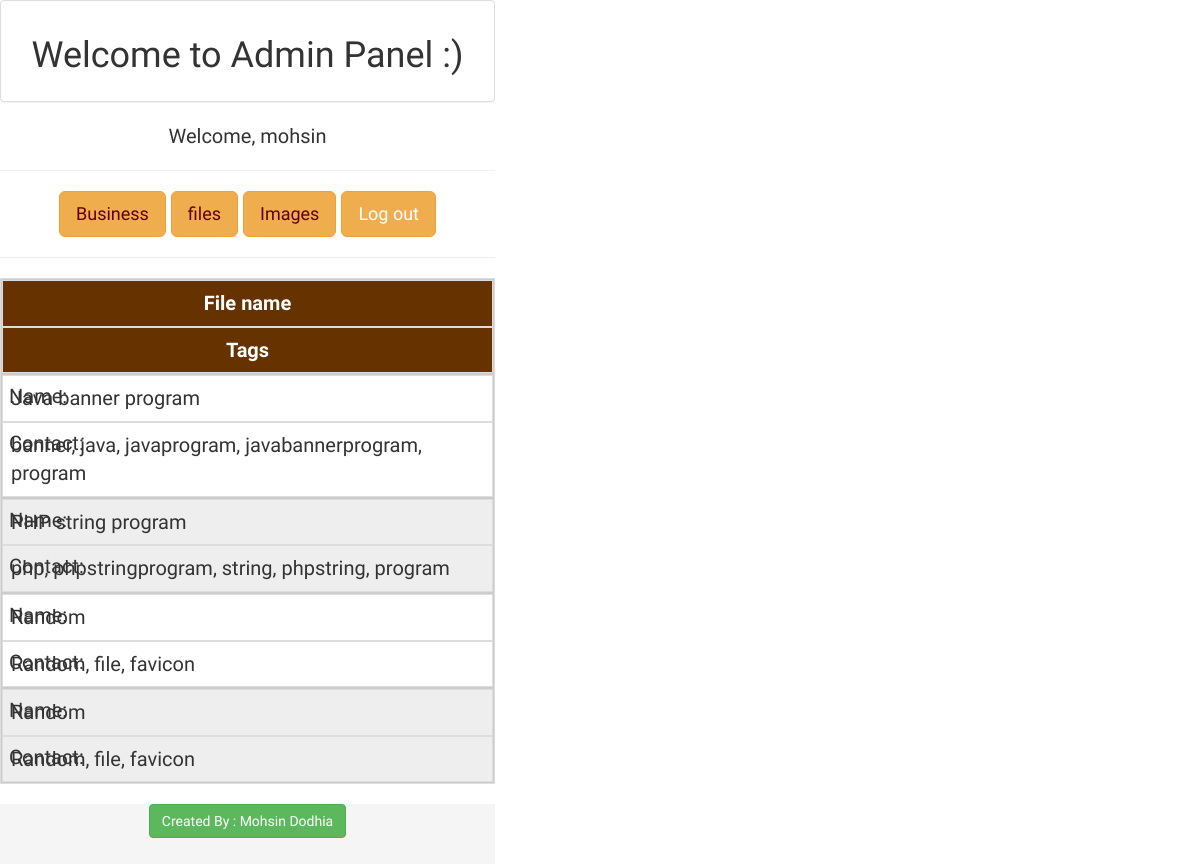
The app's page /adminpanel/files/list.php (signed in) with its own data.
### tables this page shows
CREATE TABLE `files` (
  `f_name` varchar(200) NOT NULL,
  `f_tags` varchar(200) NOT NULL,
  `file_name` varchar(200) NOT NULL,
  `type` varchar(200) NOT NULL,
  `file_path` varchar(200) NOT NULL
);

### adminpanel/files/list.php (the view)
<?php include("header.php"); ?> <center>
<table class='table table-bordered'>
<tr><th>File name</th>
<th>Tags</th> </tr>
<?php
include("../dbinfo.php");
$sql = "SELECT * from files";
$result = $conn->query($sql);
if ($result->num_rows > 0) {
    while($row = $result->fetch_assoc()) {
		echo"<tr><td>" . $row["f_name"]. "   </td>";
		echo"<td>  " . $row["f_tags"]." </td> </tr>";
    }
} else {
    echo "0 results";
}
?></table>
<?php include("../footer.php"); ?>

### adminpanel/files/header.php (shortened to what this page needs)
<!DOCTYPE html>
<html lang="en">
  <head>
    <link href="css/bootstrap.min.css" rel="stylesheet">
	<link rel="stylesheet" href="css/properstyle.css">
  </head>
  <body>
    <div id="wrap">
<center>
<div class="panel panel-default"> <div class="panel-body">
<h1>Welcome to Admin Panel :) </h1>
</div>
</div>
Welcome, <?php echo $_SESSION['admin_name']; ?><hr>
<a href="../business" class="btn btn-warning btn-lg" role="button">Business</a>
<a href="../files" class="btn btn-warning btn-lg" role="button">files</a>
<a href="../pictures" class="btn btn-warning btn-lg" role="button">Images</a>
 <a href='logout.php'><button type="button" class="btn btn-warning btn-lg" >Log out</button></a></h3>
<hr></center>

### adminpanel/footer.php
</div></div>
<div id="footer">
<center><a href="#"><button type="button" class="btn btn-success">Created By : Mohsin Dodhia</button></center>
    </div>
</body>
</html>

### adminpanel/files/css/properstyle.css (style rules this page uses)
html, body { height: 100%; font-family: 'Signika', sans-serif; font-size: 20px; }
#wrap { min-height: 100%; height: auto; margin: 0 auto -60px; padding: 0 0 60px; }
#footer { height: 60px; background-color: #f5f5f5; }
table { width: 100%; border-collapse: collapse; }
tr:nth-of-type(odd) { background: #eee; }
th { background: #663300; color: white; font-weight: bold; }
td, th { padding: 6px; border: 1px solid #ccc; text-align: center; }
@media only screen and (max-width: 760px),
	(min-device-width: 768px) and (max-device-width: 1024px) { table, thead, tbody, th, td, tr { display: block; } }
@media only screen and (max-width: 760px),
	(min-device-width: 768px) and (max-device-width: 1024px) { tr { border: 1px solid #ccc; } }
@media only screen and (max-width: 760px),
	(min-device-width: 768px) and (max-device-width: 1024px) { td { border: none; border-bottom: 1px solid #eee; position: relative; padding-left: 30%; text-align:left; } }
@media only screen and (max-width: 760px),
	(min-device-width: 768px) and (max-device-width: 1024px) { td:before { position: absolute; top: 6px; left: 6px; width: 45%; padding-right: 10px; white-space: nowrap; } }
@media only screen and (max-width: 760px),
	(min-device-width: 768px) and (max-device-width: 1024px) { td:nth-of-type(1):before { content: "Name:"; } }
@media only screen and (max-width: 760px),
	(min-device-width: 768px) and (max-device-width: 1024px) { td:nth-of-type(2):before { content: "Contact:"; } }
@media only screen and (min-device-width: 768px) and (max-device-width: 1024px) { body { width: 495px; } }
a:link { color: #600000; }

### records on screen
files: f_name "Java banner program", f_tags "banner, java, javaprogram, javabannerprogram, program"
files: f_name "PHP string program", f_tags "php, phpstringprogram, string, phpstring, program"
files: f_name "Random", f_tags "Random, file, favicon"
files: f_name "Random", f_tags "Random, file, favicon"

### other values on screen
$_SESSION['admin_name'] "mohsin"
